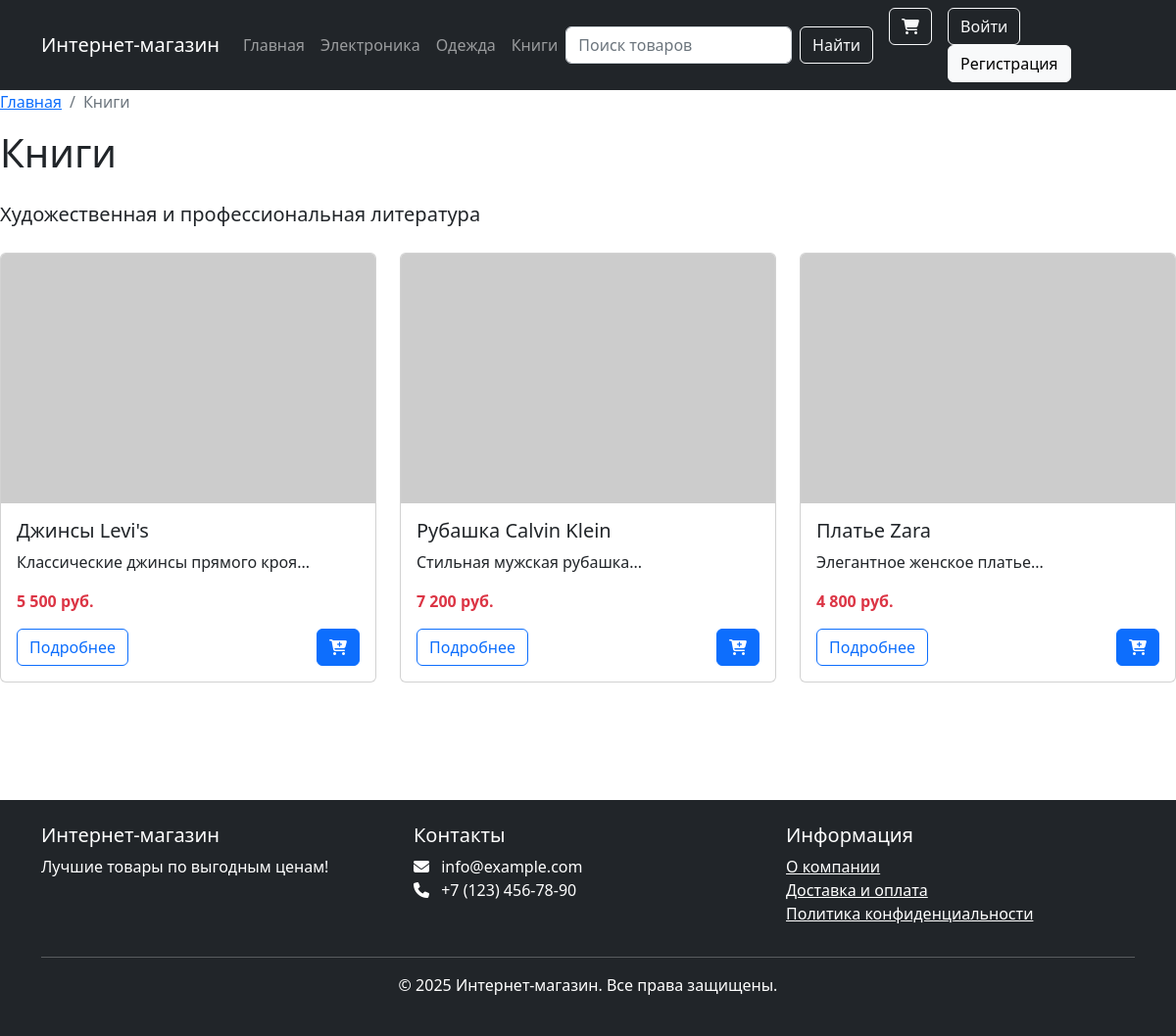
Page /category/2 on the committed database.
### tables this page shows
CREATE TABLE IF NOT EXISTS categories (
    id INT AUTO_INCREMENT PRIMARY KEY,
    name VARCHAR(100) NOT NULL,
    description TEXT,
    image VARCHAR(255)
);

CREATE TABLE IF NOT EXISTS products (
    id INT AUTO_INCREMENT PRIMARY KEY,
    category_id INT NOT NULL,
    name VARCHAR(255) NOT NULL,
    description TEXT,
    price DECIMAL(10, 2) NOT NULL,
    image VARCHAR(255),
    stock INT NOT NULL DEFAULT 0,
    created_at TIMESTAMP DEFAULT CURRENT_TIMESTAMP,
    FOREIGN KEY (category_id) REFERENCES categories(id) ON DELETE CASCADE
);

### controllers/Controller.php (called while the page is built, shortened)
<?php
abstract class Controller {
    protected function render($view, $data = []) {
        extract($data);
        include "views/layout/header.php";
        include "views/$view.php";
        include "views/layout/footer.php";
    }
}
?>

### controllers/CatergoryController.php (called while the page is built, shortened)
<?php
class CategoryController extends Controller {
    public function view($id) {
        $categoryModel = new Category();
        $category = $categoryModel->getById($id);
        $products = $categoryModel->getProducts($id);
        $this->render('category/view', [
            'category' => $category,
            'products' => $products
        ]);
    }
}
?>

### models/Database.php (called while the page is built, shortened)
<?php
class Database {
    private $connection;
    private static $instance = null;
    private function __construct() {
        try {
            $this->connection = new PDO(
                'mysql:host=' . Config::DB_HOST . ';dbname=' . Config::DB_NAME . ';charset=utf8',
                Config::DB_USER,
                Config::DB_PASS
            );
            $this->connection->setAttribute(PDO::ATTR_ERRMODE, PDO::ERRMODE_EXCEPTION);
            $this->connection->setAttribute(PDO::ATTR_DEFAULT_FETCH_MODE, PDO::FETCH_ASSOC);
        } catch (PDOException $e) {
            die('Ошибка подключения к базе данных: ' . $e->getMessage());
        }
    }
    public static function getInstance() {
        if (self::$instance === null) {
            self::$instance = new self();
        }
        return self::$instance;
    }
    public function query($sql, $params = []) {
        $stmt = $this->connection->prepare($sql);
        $stmt->execute($params);
        return $stmt;
    }
    public function select($sql, $params = []) {
        $stmt = $this->query($sql, $params);
        return $stmt->fetchAll();
    }
    public function selectOne($sql, $params = []) {
        $stmt = $this->query($sql, $params);
        return $stmt->fetch();
    }
}
?>

### models/Model.php (called while the page is built, shortened)
<?php abstract class Model {
    protected $db;
    protected $table;
    public function __construct() {
        $this->db = Database::getInstance();
    }
    public function getAll() {
        return $this->db->select("SELECT * FROM $this->table");
    }
    public function getById($id) {
        return $this->db->selectOne("SELECT * FROM $this->table WHERE id = :id", ['id' => $id]);
    }
}
?>

### models/Category.php (called while the page is built, shortened)
<?php
class Category extends Model {
    public function __construct() {
        $this->table = 'categories';
    }
    public function getProducts($categoryId) {
        return $this->db->select(
            "SELECT * FROM products WHERE category_id = :category_id",
            ['category_id' => $categoryId]
        );
    }
}
?>

### views/category/view.php (the view, shortened to what this page needs)
<nav aria-label="breadcrumb">
    <ol class="breadcrumb">
        <li class="breadcrumb-item"><a href="/">Главная</a></li>
        <li class="breadcrumb-item active" aria-current="page"><?php echo $category['name']; ?></li>
    </ol>
</nav>
<h1 class="mb-4"><?php echo $category['name']; ?></h1>
<p class="lead mb-4"><?php echo $category['description']; ?></p>
<?php if (empty($products)): ?>
    <div class="alert alert-info">В данной категории пока нет товаров.</div>
<?php else: ?>
    <div class="row">
        <?php foreach ($products as $product): ?>
            <div class="col-md-4 mb-4">
                <div class="card product-card h-100">
                    <img src="https://via.placeholder.com/300x200?text=<?php echo urlencode($product['name']); ?>" class="card-img-top" alt="<?php echo $product['name']; ?>">
                    <div class="card-body d-flex flex-column">
                        <h5 class="card-title"><?php echo $product['name']; ?></h5>
                        <p class="card-text flex-grow-1"><?php echo mb_substr($product['description'], 0, 100) . '...'; ?></p>
                        <p class="card-text fw-bold text-danger"><?php echo number_format($product['price'], 0, ',', ' '); ?> руб.</p>
                        <div class="d-flex justify-content-between mt-auto">
                            <a href="/product/<?php echo $product['id']; ?>" class="btn btn-outline-primary">Подробнее</a>
                            <form action="/cart/add" method="POST">
                                <button type="submit" class="btn btn-primary">
                                    <i class="fas fa-cart-plus"></i>
                                </button>
                            </form>
                        </div>
                    </div>
                </div>
            </div>
        <?php endforeach; ?>
    </div>
<?php endif; ?>

### views/layout/header.php (shortened to what this page needs)
<!DOCTYPE html>
<html lang="ru">
<head>
    <link rel="stylesheet" href="https://cdn.jsdelivr.net/npm/bootstrap@5.2.3/dist/css/bootstrap.min.css">
    <link rel="stylesheet" href="https://cdnjs.cloudflare.com/ajax/libs/font-awesome/6.4.0/css/all.min.css">
</head>
<body>
    <header>
        <nav class="navbar navbar-expand-lg navbar-dark bg-dark">
            <div class="container">
                <a class="navbar-brand" href="/">Интернет-магазин</a>
                <div class="collapse navbar-collapse" id="navbarNav">
                    <ul class="navbar-nav me-auto">
                        <li class="nav-item">
                            <a class="nav-link" href="/">Главная</a>
                        </li>
                        <?php
                        $categoryModel = new Category();
                        $categories = $categoryModel->getAll();
                        foreach ($categories as $category) {
                            echo '<li class="nav-item">';
                            echo '<a class="nav-link" href="/category/' . $category['id'] . '">' . $category['name'] . '</a>';
                            echo '</li>';
                        }
                        ?>
                    </ul>
                    <form class="d-flex me-3" action="/search" method="GET">
                        <input class="form-control me-2" type="search" name="query" placeholder="Поиск товаров" required>
                        <button class="btn btn-outline-light" type="submit">Найти</button>
                    </form>
                    <div class="d-flex">
                        <div class="me-3 position-relative">
                            <a href="/cart" class="btn btn-outline-light">
                                <i class="fas fa-shopping-cart"></i>
                            </a>
                        </div>
                        <?php if (isset($_SESSION['user_id'])): ?>
                            <div class="dropdown">
                                <button class="btn btn-outline-light dropdown-toggle" type="button" id="userDropdown" data-bs-toggle="dropdown">
                                    <i class="fas fa-user"></i> <?php echo $_SESSION['user_name']; ?>
                                </button>
                                <ul class="dropdown-menu dropdown-menu-end">
                                    <li><a class="dropdown-item" href="/user/profile">Профиль</a></li>
                                    <li><hr class="dropdown-divider"></li>
                                    <li><a class="dropdown-item" href="/user/logout">Выйти</a></li>
                                </ul>
                            </div>
                        <?php else: ?>
                            <div>
                                <a href="/user/login" class="btn btn-outline-light me-2">Войти</a>
                                <a href="/user/register" class="btn btn-light">Регистрация</a>
                            </div>
                        <?php endif; ?>
                    </div>
                </div>
            </div>
        </nav>
    </header>

### views/layout/header.php (style rules this page uses)
.product-card { height: 100%; transition: transform 0.3s; }

### rows in the picture
categories: name "Электроника"
categories: name "Одежда"
categories: name "Книги", description "Художественная и профессиональная литература"
products: name "Джинсы Levi's", description "Классические джинсы прямого кроя", price "5 500"
products: name "Рубашка Calvin Klein", description "Стильная мужская рубашка", price "7 200"
products: name "Платье Zara", description "Элегантное женское платье", price "4 800"
